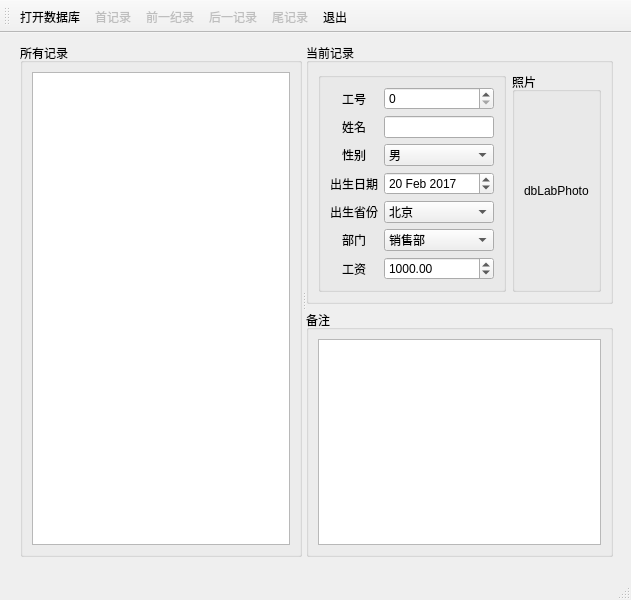
<?xml version="1.0" encoding="UTF-8"?>
<ui version="4.0">
 <class>MainWindow</class>
 <widget class="QMainWindow" name="MainWindow">
  <property name="geometry">
   <rect>
    <x>0</x>
    <y>0</y>
    <width>631</width>
    <height>600</height>
   </rect>
  </property>
  <property name="windowTitle">
   <string>MainWindow</string>
  </property>
  <widget class="QWidget" name="centralwidget">
   <widget class="QSplitter" name="splitter">
    <property name="geometry">
     <rect>
      <x>20</x>
      <y>10</y>
      <width>593</width>
      <height>514</height>
     </rect>
    </property>
    <property name="orientation">
     <enum>Qt::Horizontal</enum>
    </property>
    <widget class="QGroupBox" name="groupBox">
     <property name="title">
      <string>所有记录</string>
     </property>
     <layout class="QVBoxLayout" name="verticalLayout">
      <item>
       <widget class="QTableView" name="tableView"/>
      </item>
     </layout>
    </widget>
    <widget class="QWidget" name="">
     <layout class="QVBoxLayout" name="verticalLayout_4">
      <item>
       <widget class="QGroupBox" name="groupBox_2">
        <property name="title">
         <string>当前记录</string>
        </property>
        <layout class="QHBoxLayout" name="horizontalLayout">
         <item>
          <widget class="QGroupBox" name="groupBox_4">
           <property name="title">
            <string/>
           </property>
           <layout class="QGridLayout" name="gridLayout">
            <item row="0" column="0">
             <widget class="QLabel" name="label">
              <property name="text">
               <string>工号</string>
              </property>
              <property name="alignment">
               <set>Qt::AlignCenter</set>
              </property>
             </widget>
            </item>
            <item row="0" column="1">
             <widget class="QSpinBox" name="dbSpinEmpNo"/>
            </item>
            <item row="1" column="0">
             <widget class="QLabel" name="label_2">
              <property name="text">
               <string>姓名</string>
              </property>
              <property name="alignment">
               <set>Qt::AlignCenter</set>
              </property>
             </widget>
            </item>
            <item row="1" column="1">
             <widget class="QLineEdit" name="dbEditName"/>
            </item>
            <item row="2" column="0">
             <widget class="QLabel" name="label_3">
              <property name="text">
               <string>性别</string>
              </property>
              <property name="alignment">
               <set>Qt::AlignCenter</set>
              </property>
             </widget>
            </item>
            <item row="2" column="1">
             <widget class="QComboBox" name="dbComboSex">
              <item>
               <property name="text">
                <string>男</string>
               </property>
              </item>
              <item>
               <property name="text">
                <string>女</string>
               </property>
              </item>
             </widget>
            </item>
            <item row="3" column="0">
             <widget class="QLabel" name="label_4">
              <property name="text">
               <string>出生日期</string>
              </property>
              <property name="alignment">
               <set>Qt::AlignCenter</set>
              </property>
             </widget>
            </item>
            <item row="3" column="1">
             <widget class="QDateEdit" name="dbEditBirth">
              <property name="dateTime">
               <datetime>
                <hour>0</hour>
                <minute>0</minute>
                <second>0</second>
                <year>2017</year>
                <month>2</month>
                <day>20</day>
               </datetime>
              </property>
             </widget>
            </item>
            <item row="4" column="0">
             <widget class="QLabel" name="label_5">
              <property name="text">
               <string>出生省份</string>
              </property>
              <property name="alignment">
               <set>Qt::AlignCenter</set>
              </property>
             </widget>
            </item>
            <item row="4" column="1">
             <widget class="QComboBox" name="dbComboProvince">
              <item>
               <property name="text">
                <string>北京</string>
               </property>
              </item>
             </widget>
            </item>
            <item row="5" column="0">
             <widget class="QLabel" name="label_6">
              <property name="text">
               <string>部门</string>
              </property>
              <property name="alignment">
               <set>Qt::AlignCenter</set>
              </property>
             </widget>
            </item>
            <item row="5" column="1">
             <widget class="QComboBox" name="dbComboDep">
              <item>
               <property name="text">
                <string>销售部</string>
               </property>
              </item>
             </widget>
            </item>
            <item row="6" column="0">
             <widget class="QLabel" name="label_7">
              <property name="text">
               <string>工资</string>
              </property>
              <property name="alignment">
               <set>Qt::AlignCenter</set>
              </property>
             </widget>
            </item>
            <item row="6" column="1">
             <widget class="QDoubleSpinBox" name="dbSpinSalary">
              <property name="maximum">
               <double>10000000.000000000000000</double>
              </property>
              <property name="value">
               <double>1000.000000000000000</double>
              </property>
             </widget>
            </item>
           </layout>
          </widget>
         </item>
         <item>
          <widget class="QGroupBox" name="groupBox_3">
           <property name="title">
            <string>照片</string>
           </property>
           <layout class="QVBoxLayout" name="verticalLayout_2">
            <item>
             <widget class="QLabel" name="dbLabPhoto">
              <property name="text">
               <string>dbLabPhoto</string>
              </property>
             </widget>
            </item>
           </layout>
          </widget>
         </item>
        </layout>
       </widget>
      </item>
      <item>
       <widget class="QGroupBox" name="groupBox_5">
        <property name="title">
         <string>备注</string>
        </property>
        <layout class="QVBoxLayout" name="verticalLayout_3">
         <item>
          <widget class="QPlainTextEdit" name="dbEditMemo"/>
         </item>
        </layout>
       </widget>
      </item>
     </layout>
    </widget>
   </widget>
  </widget>
  <widget class="QStatusBar" name="statusbar"/>
  <widget class="QToolBar" name="toolBar">
   <property name="enabled">
    <bool>true</bool>
   </property>
   <property name="windowTitle">
    <string>toolBar</string>
   </property>
   <property name="toolButtonStyle">
    <enum>Qt::ToolButtonTextUnderIcon</enum>
   </property>
   <attribute name="toolBarArea">
    <enum>TopToolBarArea</enum>
   </attribute>
   <attribute name="toolBarBreak">
    <bool>false</bool>
   </attribute>
   <addaction name="actOpenDB"/>
   <addaction name="actRecFirst"/>
   <addaction name="actRecPrevious"/>
   <addaction name="actRecNext"/>
   <addaction name="actRecLast"/>
   <addaction name="actQuit"/>
  </widget>
  <action name="actOpenDB">
   <property name="icon">
    <iconset resource="res.qrc">
     <normaloff>:/icons/images/open3.bmp</normaloff>:/icons/images/open3.bmp</iconset>
   </property>
   <property name="text">
    <string>打开数据库</string>
   </property>
   <property name="toolTip">
    <string>打开数据库</string>
   </property>
  </action>
  <action name="actQuit">
   <property name="icon">
    <iconset resource="res.qrc">
     <normaloff>:/icons/images/exit.bmp</normaloff>:/icons/images/exit.bmp</iconset>
   </property>
   <property name="text">
    <string>退出</string>
   </property>
   <property name="toolTip">
    <string>退出</string>
   </property>
  </action>
  <action name="actRecFirst">
   <property name="enabled">
    <bool>false</bool>
   </property>
   <property name="icon">
    <iconset resource="res.qrc">
     <normaloff>:/icons/images/616.bmp</normaloff>:/icons/images/616.bmp</iconset>
   </property>
   <property name="text">
    <string>首记录</string>
   </property>
   <property name="toolTip">
    <string>移到首记录</string>
   </property>
  </action>
  <action name="actRecPrevious">
   <property name="enabled">
    <bool>false</bool>
   </property>
   <property name="icon">
    <iconset resource="res.qrc">
     <normaloff>:/icons/images/308.bmp</normaloff>:/icons/images/308.bmp</iconset>
   </property>
   <property name="text">
    <string>前一纪录</string>
   </property>
   <property name="toolTip">
    <string>前一记录</string>
   </property>
  </action>
  <action name="actRecNext">
   <property name="enabled">
    <bool>false</bool>
   </property>
   <property name="icon">
    <iconset resource="res.qrc">
     <normaloff>:/icons/images/314.bmp</normaloff>:/icons/images/314.bmp</iconset>
   </property>
   <property name="text">
    <string>后一记录</string>
   </property>
   <property name="toolTip">
    <string>后一记录</string>
   </property>
  </action>
  <action name="actRecLast">
   <property name="enabled">
    <bool>false</bool>
   </property>
   <property name="icon">
    <iconset resource="res.qrc">
     <normaloff>:/icons/images/630.bmp</normaloff>:/icons/images/630.bmp</iconset>
   </property>
   <property name="text">
    <string>尾记录</string>
   </property>
   <property name="toolTip">
    <string>尾记录</string>
   </property>
  </action>
 </widget>
 <resources>
  <include location="res.qrc"/>
 </resources>
 <connections>
  <connection>
   <sender>actQuit</sender>
   <signal>triggered()</signal>
   <receiver>MainWindow</receiver>
   <slot>close()</slot>
   <hints>
    <hint type="sourcelabel">
     <x>-1</x>
     <y>-1</y>
    </hint>
    <hint type="destinationlabel">
     <x>315</x>
     <y>299</y>
    </hint>
   </hints>
  </connection>
 </connections>
</ui>
